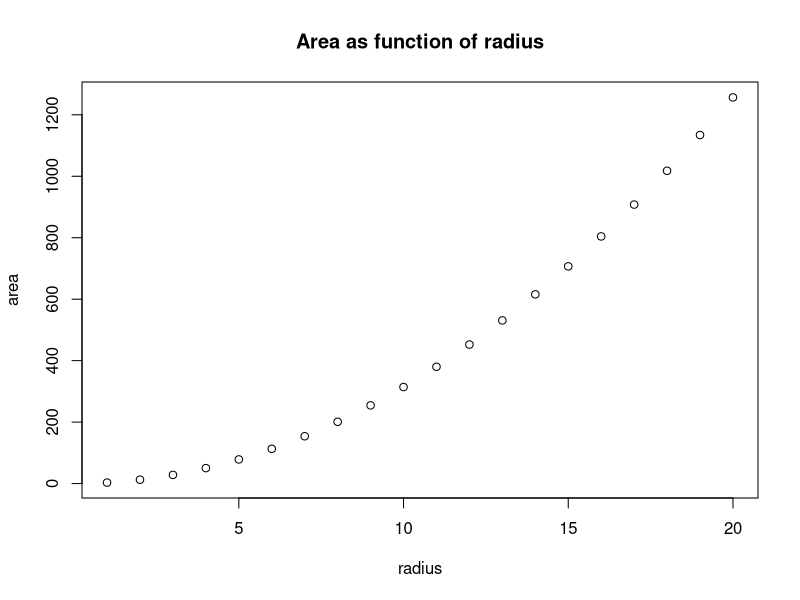
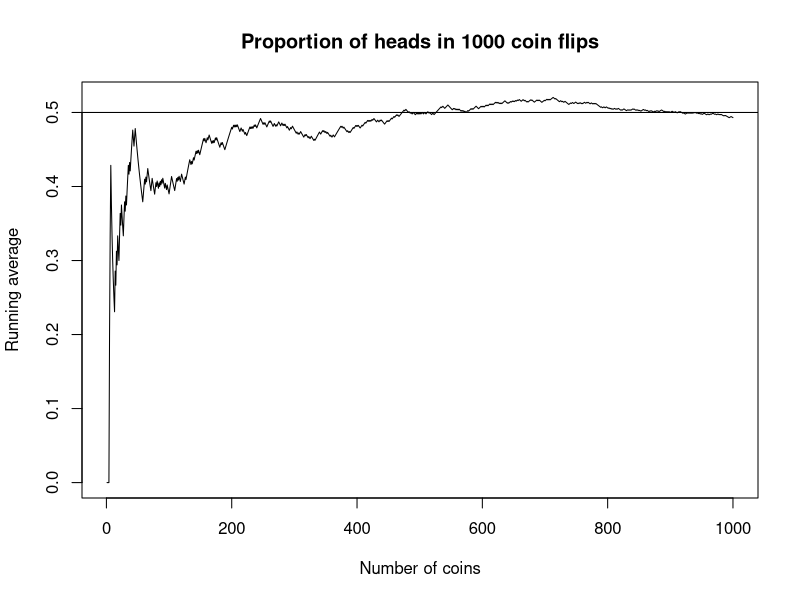

The R source for these figures, in order:
# ScriptSample.R
# Area of circle
radius <- 1:20
area <- pi*radius^2
plot(radius,area, main="Area as function of radius")

#################################
# Coin flips
n <- 1000 # Number of coin flips
coinflips <- sample(0:1,n,replace=TRUE)
coinflips
heads <- cumsum(coinflips)
avg <- heads/(1:n)
plot(1:n,avg,type="l",xlab="Number of coins",ylab="Running average",
  main="Proportion of heads in 1000 coin flips")
abline(h=0.5)